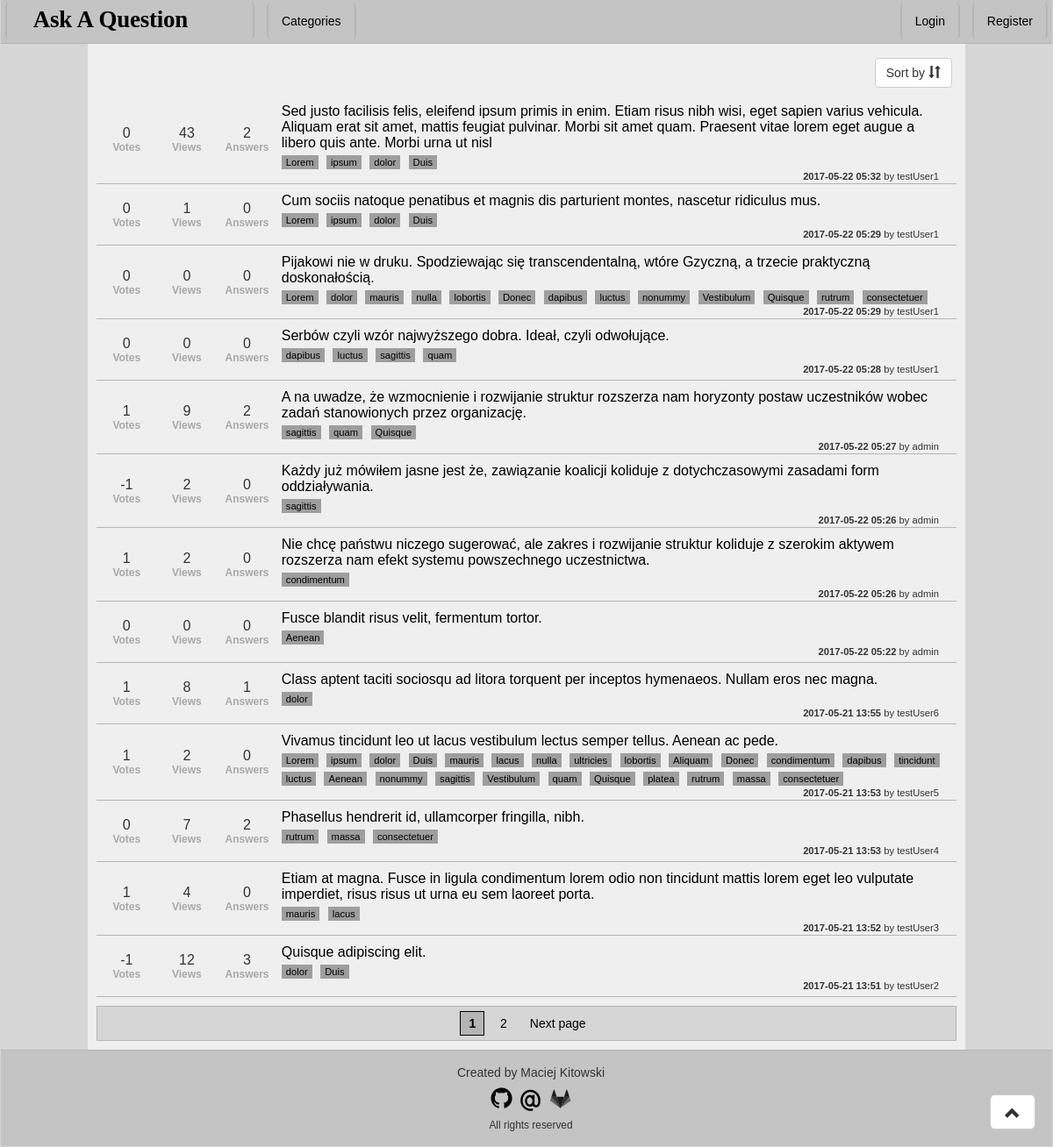
The page / on the database its author committed.
### Question/models.py (models this page shows, shortened)
class Question(models.Model):
    author = models.ForeignKey(User)
    title = models.CharField('Title', max_length = 255)
    askDate = models.DateTimeField('Ask Date', auto_now_add=True)
    content = models.TextField('Content')
    categories = models.ManyToManyField(Category, verbose_name = 'Categories', blank = True)
    answers = models.ManyToManyField(Answer, verbose_name = 'Answers', blank = True)
    views = models.ManyToManyField(View, verbose_name = 'Views', blank = True)
    votes  = models.ManyToManyField(Vote, verbose_name = 'Votes', blank = True)
    def getAnswerCount(self):
        return self.answers.all().count()
    def getRating(self):
        if self.votes.all().aggregate(Sum('vote')).get('vote__sum', 0) is None:
            return 0
        else:
            return self.votes.all().aggregate(Sum('vote')).get('vote__sum', 0)
    def getViews(self):
        return self.views.all().count()
    getRating.short_description = 'Votes'
    getViews.short_description = 'Views'
    class Meta:
        verbose_name = 'Question'
        verbose_name_plural = 'Questions'

class Category(models.Model):
    name = models.SlugField('Name')
    class Meta:
        verbose_name = 'Category'
        verbose_name_plural = 'Categories'
    def __unicode__(self):
        return self.name
    def countReferences(obj):
        return Question.objects.filter(categories__in=[obj]).count()
    countReferences.short_description = 'References'

### Question/views.py (the view)
# urls.py: url(r'^(?P<page>[\d]*)/?$', views.IndexView.as_view(), name='index'),
class IndexView(generic.ListView):
    template_name = 'index.html'
    context_object_name = 'questions'
    model = models.Question
    paginate_by = 13
    def get_queryset(self):
        sortbyColumn = {'date-asc':'askDate', 'date-desc':'-askDate', 'votes-asc':'votesSum', 'votes-desc':'-votesSum', 'views-asc':'viewsCount', 'views-desc':'-viewsCount', 'answers-asc':'answersCount', 'answers-desc':'-answersCount' }
        qr = super(IndexView, self).get_queryset()
        if 'category' in self.kwargs:
            qr = qr.filter(categories__name__iexact = self.kwargs['category'])
        if 'sortby' in self.kwargs and self.kwargs['sortby'] in sortbyColumn:
            if self.kwargs['sortby'] == 'votes-asc' or self.kwargs['sortby'] == 'votes-desc':
                qr = qr.annotate(votesSum=Coalesce(Sum('votes__vote'), 0)).order_by(sortbyColumn[self.kwargs['sortby']])
            elif self.kwargs['sortby'] == 'views-asc' or self.kwargs['sortby'] == 'views-desc':
                qr = qr.annotate(viewsCount=Count('views', distinct=True)).order_by(sortbyColumn[self.kwargs['sortby']])
            elif self.kwargs['sortby'] == 'answers-asc' or self.kwargs['sortby'] == 'answers-desc':
                qr = qr.annotate(answersCount=Count('views', distinct=True)).order_by(sortbyColumn[self.kwargs['sortby']])
            else:
                qr = qr.order_by(sortbyColumn[self.kwargs['sortby']])
        else:
            qr = qr.order_by(sortbyColumn['date-desc'])
        return qr

### Question/templates/index.html (shortened to what this page needs)
{% extends 'base.html' %}
{% load staticfiles %}
{% block CSS %}
    <link rel="stylesheet" href="{% static 'css/index.css' %}">
{% endblock %}
{% block content %}
    <div id="questionNavbar">
        <div id="sortbyDropdown">
            <div class="dropdown">
                <button class="btn btn-default dropdown-toggle" type="button" id="sortDropdown" data-toggle="dropdown" aria-haspopup="true">Sort by <span class="glyphicon glyphicon-sort"></span></button>
            </div>
        </div>
    </div>
    <table>
        {% for question in questions %}
            <tr>
                <td class="votes">
                    {{ question.getRating }} <br/>
                    <small>Votes</small>
                </td>
                <td class="views">
                    {{ question.getViews }} <br/>
                    <small>Views</small>
                </td>
                <td class ="answers">
                    {{ question.getAnswerCount }} <br/>
                    <small>Answers</small>
                </td>
                <td class="question">
                    <a href="{% url 'question' pk=question.pk %}">{{ question.title }}</a> <br/>
                    {% for cat in question.categories.all %}
                        <a href = "/category/{{ cat }}/1" class = "category">{{ cat }}</a>
                    {% endfor %}
                    <br/>
                    <div class="detail"><b>{{ question.askDate|date:'Y-m-d H:i' }}</b> by {{ question.author }}</div>
                </td>
            </tr>
        {% empty %}
            <tr><th>Nobody asked a question</th></tr>
        {% endfor %}
    </table>
    {% if is_paginated %}
        <div id="pageNumbers">
            {% if request.resolver_match.kwargs.category %}
                {% if request.resolver_match.kwargs.sortby %}
                    {% if page_obj.has_previous %}
                        <a href="{% url 'index' category=request.resolver_match.kwargs.category page=page_obj.previous_page_number sortby=request.resolver_match.kwargs.sortby %}" class="page">Previous page</a>
                    {% endif %}
                    {% for pageNumber in page_obj.paginator.page_range %}
                        {% if pageNumber == page_obj.number %}
                            <a href="#" class="currentPage"> {{ pageNumber }} </a>
                        {% else %}
                            <a href="{% url 'index' category=request.resolver_match.kwargs.category page=pageNumber sortby=request.resolver_match.kwargs.sortby %}" class="page"> {{ pageNumber }} </a>
                        {% endif %}
                    {% endfor %}
                    {% if page_obj.has_next %}
                        <a href="{% url 'index' category=request.resolver_match.kwargs.category page=page_obj.next_page_number sortby=request.resolver_match.kwargs.sortby %}" class="page">Next page</a>
                    {% endif %}
                {% else %}
                    {% if page_obj.has_previous %}
                        <a href="{% url 'index' category=request.resolver_match.kwargs.category page=page_obj.previous_page_number sortby='' %}" class="page">Previous page</a>
                    {% endif %}
                    {% for pageNumber in page_obj.paginator.page_range %}
                        {% if pageNumber == page_obj.number %}
                            <a href="#" class="currentPage"> {{ pageNumber }} </a>
                        {% else %}
                            <a href="{% url 'index' category=request.resolver_match.kwargs.category page=pageNumber sortby='' %}" class="page"> {{ pageNumber }} </a>
                        {% endif %}
                    {% endfor %}
                    {% if page_obj.has_next %}
                        <a href="{% url 'index' category=request.resolver_match.kwargs.category page=page_obj.next_page_number sortby='' %}" class="page">Next page</a>
                    {% endif %}
                {% endif %}
            {% else %}
                {% if request.resolver_match.kwargs.sortby %}
                    {% if page_obj.has_previous %}
                        <a href="{% url 'index' page=page_obj.previous_page_number sortby=request.resolver_match.kwargs.sortby %}" class="page">Previous page</a>
                    {% endif %}
                    {% for pageNumber in page_obj.paginator.page_range %}
                        {% if pageNumber == page_obj.number %}
                            <a href="#" class="currentPage"> {{ pageNumber }} </a>
                        {% else %}
                            <a href="{% url 'index' page=pageNumber sortby=request.resolver_match.kwargs.sortby %}" class="page"> {{ pageNumber }} </a>
                        {% endif %}
                    {% endfor %}
                    {% if page_obj.has_next %}
                        <a href="{% url 'index' page=page_obj.next_page_number sortby=request.resolver_match.kwargs.sortby %}" class="page">Next page</a>
                    {% endif %}
                {% else %}
                    {% for pageNumber in page_obj.paginator.page_range %}
                        {% if pageNumber == page_obj.number %}
                            <a href="#" class="currentPage"> {{ pageNumber }} </a>
                        {% else %}
                            <a href="{% url 'index' page=pageNumber %}" class="page"> {{ pageNumber }} </a>
                        {% endif %}
                    {% endfor %}
                    {% if page_obj.has_next %}
                        <a href="{% url 'index' page=page_obj.next_page_number %}" class="page">Next page</a>
                    {% endif %}
                {% endif %}
            {% endif %}
        </div>
    {% endif %}
{% endblock %}

### Question/templates/base.html (shortened to what this page needs)
{% load staticfiles %}
<html>
    <head>
        <link rel="stylesheet" href="{% static 'bootstrap/css/bootstrap.min.css' %}">
        <link rel="stylesheet" href="{% static 'css/base.css' %}">
        {% block CSS %}{% endblock %}
    </head>
    <body>
        <div id="header">
            <a href="/" class="Button"><img src="{% static 'graphics/logo.svg' %}" width="250px" height="40px"></img></a>
            <a href="/categories" class="Button"> Categories </a>
            <div id="auth">
                {% if user.is_authenticated %}
                    <small>Logged as <b>{{ user.get_username }}</b></small>
                    {% if request.user.is_staff %}
                        <a href="/admin" class="Button">Admin</a>
                    {% endif %}
                    <a href="/logout" class="Button">Logout</a>
                    {% else %}
                      <a href="/login" class="Button">Login</a>
                      <a href="/register" class="Button">Register</a>
                {% endif %}
            </div>
        </div>
        <div id="mainContent">
            {% block content %}
            {% endblock %}
        </div>
        <a href="#" class="btn btn-default btn-lg" role="button" id="backToTop"><span class="glyphicon glyphicon-chevron-up"></span></a>
        <div id="footer">
            Created by Maciej Kitowski <br/>
            <a href = "https://github.com/MaciejKitowski"><small><img src="{% static 'graphics/github.svg' %}" width="30px"></img></small></a>
            <a href = "mailto:MaciejKitowski&#64;hotmail.com"><small><img src="{% static 'graphics/email.svg' %}" width="30px"></img></small></a>
            <a href = "https://gitlab.com/Horunkan"><small><img src="{% static 'graphics/gitlab.svg' %}" width="30px"></img></small></a> <br/>
            <small>All rights reserved</small>
        </div>
    </body>
</html>

### static/css/base.css (style rules this page uses)
body { font-family: Verdana, Geneva, Tahoma, sans-serif; background-color: #D6D6D6; }
#header { height: 50px; margin: 0px 1px 0px 1px; background-color: #C4C4C4; border-bottom: 1px solid #B5B5B5; }
.Button { vertical-align: bottom; margin: 3px 5px 0px 5px; padding: 0px 15px 0px 15px; display:inline-block; height: 42px; line-height: 42px; background-color: #C4C4C4; outline: 4px solid #C4C4C4; border-bottom: 0px solid white; border-top: 0px solid white; border-left: 2px solid #B5B5B5; border-right: 2px solid #B5B5B5; color: black; text-align: center; text-decoration: none; border-radius: 5px; }
#auth { float: right; line-height: 42px; }
#mainContent { float: center; padding: 1px 10px 5px 10px; margin: 0px 100px 0px 100px; background-color: #EFEFEF; }
#mainContent table { width: 100%; }
#mainContent tr { border-bottom: 1px solid #B5B5B5; background-color: #EFEFEF; }
#mainContent td { text-align: center; height: 70px; }
#mainContent small { font-size: 75%; font-weight: bold; color: darkgray; }
#backToTop { cursor: pointer; position: fixed; bottom: 20px; right: 20px; }
#footer { padding: 15px 0px 15px 10px; margin: 0px 1px 1px 1px; background-color: #C4C4C4; border-top: 1px solid #B5B5B5; text-align: center; }

### static/css/index.css (style rules this page uses)
#questionNavbar { display:inline-block; width: 100%; margin: 5px 0px 5px 0px; padding: 10px 5px 3px 5px; }
#sortbyDropdown { float: right; }
#mainContent td.votes { width: 7%; }
#mainContent td.views { width: 7%; }
#mainContent td.answers { width: 7%; }
#mainContent td.question { width: auto; padding: 10px 10px 0px 5px; text-align: left; vertical-align: top; }
#mainContent td.question a { color: black; text-decoration: none; }
#mainContent .category { display:inline-block; margin-top: 5px; margin-right: 5px; padding: 2px 5px 2px 5px; background-color: #9E9E9E; text-decoration: none; color: black; font-size: 70%; }
#mainContent .detail { vertical-align: bottom; float: right; margin-right: 5px; padding: 2px 5px 2px 5px; font-size: 70%; }
#pageNumbers { margin: 10px 0px 5px 0px; padding: 2px 1px 2px 1px; background-color: #d6d6d6; text-align: center; border: 1px solid #B5B5B5; }
#pageNumbers .page { color: black; display: inline-block; padding: 3px 9px 3px 9px; margin: 2px; }
#pageNumbers .currentPage { color: black; display: inline-block; padding: 3px 9px 3px 9px; margin: 3px; background-color: #B5B5B5; font-weight: bold; border: 1px solid black; text-decoration: none; }

### rows shown on the page
Question: getRating "0", getViews "43", getAnswerCount "2", title "Sed justo facilisis felis, eleifend ipsum primis in enim. Etiam risus nibh wisi, eget sapien varius vehicula. Aliquam erat sit amet, mattis feugiat pulvinar. Morbi sit amet quam. Praesent vitae lorem eget augue a libero quis ante. Morbi urna ut nisl", askDate "2017-05-22 05:32", author "testUser1"
Category: name "Lorem"
Category: name "ipsum"
Category: name "dolor"
Category: name "Duis"
Question: getRating "0", getViews "1", getAnswerCount "0", title "Cum sociis natoque penatibus et magnis dis parturient montes, nascetur ridiculus mus.", askDate "2017-05-22 05:29", author "testUser1"
Question: getRating "0", getViews "0", getAnswerCount "0", title "Pijakowi nie w druku. Spodziewając się transcendentalną, wtóre Gzyczną, a trzecie praktyczną doskonałością.", askDate "2017-05-22 05:29", author "testUser1"
Category: name "mauris"
Category: name "nulla"
Category: name "lobortis"
Category: name "Donec"
Category: name "dapibus"
Category: name "luctus"
Category: name "nonummy"
Category: name "Vestibulum"
Category: name "Quisque"
Category: name "rutrum"
Category: name "consectetuer"
Question: getRating "0", getViews "0", getAnswerCount "0", title "Serbów czyli wzór najwyższego dobra. Ideał, czyli odwołujące.", askDate "2017-05-22 05:28", author "testUser1"
Category: name "sagittis"
Category: name "quam"
Question: getRating "1", getViews "9", getAnswerCount "2", title "A na uwadze, że wzmocnienie i rozwijanie struktur rozszerza nam horyzonty postaw uczestników wobec zadań stanowionych przez organizację.", askDate "2017-05-22 05:27", author "admin"
Question: getRating "-1", getViews "2", getAnswerCount "0", title "Każdy już mówiłem jasne jest że, zawiązanie koalicji koliduje z dotychczasowymi zasadami form oddziaływania.", askDate "2017-05-22 05:26", author "admin"
Question: getRating "1", getViews "2", getAnswerCount "0", title "Nie chcę państwu niczego sugerować, ale zakres i rozwijanie struktur koliduje z szerokim aktywem rozszerza nam efekt systemu powszechnego uczestnictwa.", askDate "2017-05-22 05:26", author "admin"
Category: name "condimentum"
Question: getRating "0", getViews "0", getAnswerCount "0", title "Fusce blandit risus velit, fermentum tortor.", askDate "2017-05-22 05:22", author "admin"
Category: name "Aenean"
Question: getRating "1", getViews "8", getAnswerCount "1", title "Class aptent taciti sociosqu ad litora torquent per inceptos hymenaeos. Nullam eros nec magna.", askDate "2017-05-21 13:55", author "testUser6"
Question: getRating "1", getViews "2", getAnswerCount "0", title "Vivamus tincidunt leo ut lacus vestibulum lectus semper tellus. Aenean ac pede.", askDate "2017-05-21 13:53", author "testUser5"
Category: name "lacus"
Category: name "ultricies"
Category: name "Aliquam"
Category: name "tincidunt"
Category: name "platea"
Category: name "massa"
Question: getRating "0", getViews "7", getAnswerCount "2", title "Phasellus hendrerit id, ullamcorper fringilla, nibh.", askDate "2017-05-21 13:53", author "testUser4"
Question: getRating "1", getViews "4", getAnswerCount "0", title "Etiam at magna. Fusce in ligula condimentum lorem odio non tincidunt mattis lorem eget leo vulputate imperdiet, risus risus ut urna eu sem laoreet porta.", askDate "2017-05-21 13:52", author "testUser3"
Question: getRating "-1", getViews "12", getAnswerCount "3", title "Quisque adipiscing elit.", askDate "2017-05-21 13:51", author "testUser2"

### other values the page prints
{{ pageNumber }} "1"
{{ pageNumber }} "2"
